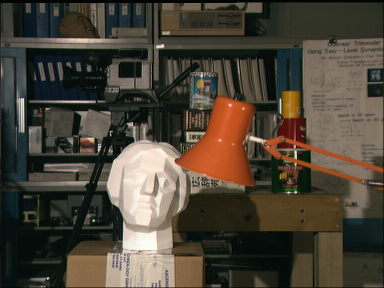
%> input picture images/tsukuba_right.png, 384 x 288 px
$ octave task1.m   (GNU Octave 9; MATLAB toolbox functions it lacks are replaced by stand-ins)
%> lines starting %> are read from the running program, lines starting %| are printed output that depends on the picture
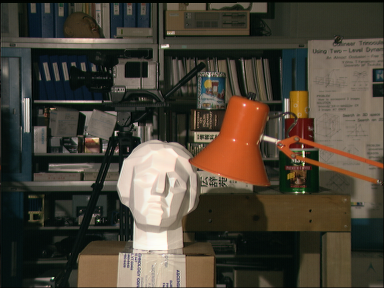
%> input picture images/tsukuba_left.png, 384 x 288 px
### src/cost_volume.m
function [ cost_volume_left, cost_volume_right] = cost_volume(left_image, right_image, max_disparity, window_size,smoothing_size)
%> called with max_disparity = 15, window_size = 3, smoothing_size = [3 5]
%COST_VOLUME FASTER calculate the cost_volume for a given pair of images,
%   Detailed explanation goes here

    [height, width, c ] = size(right_image);
%> height = 288; width = 384; c = 3
    disparities =  0:max_disparity ;

    % init cost volumes
    cost_volume_right = double(ones( height, width, max_disparity + 1 )) * 2/255;
    cost_volume_left = double(ones( height, width, max_disparity + 1 )) * 2/255 ;

    % calculate sums for windows per channel and per image:
    tmp_r_r = colfilt(right_image(:,:,1), [window_size window_size],'sliding', @sum );
    tmp_l_r = colfilt(left_image(:,:,1), [window_size window_size],'sliding', @sum );

    tmp_r_g = colfilt(right_image(:,:,2), [window_size window_size],'sliding', @sum );
    tmp_l_g = colfilt(left_image(:,:,2), [window_size window_size],'sliding', @sum );

    tmp_r_b = colfilt(right_image(:,:,3), [window_size window_size],'sliding', @sum );
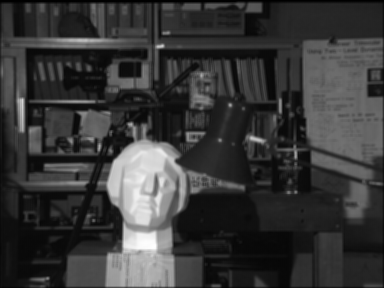
%> tmp_r_b: size 288x384 double; min 3, max 2228, mean 498.2; drawn with min black and max white
    tmp_l_b = colfilt(left_image(:,:,3), [window_size window_size],'sliding', @sum );
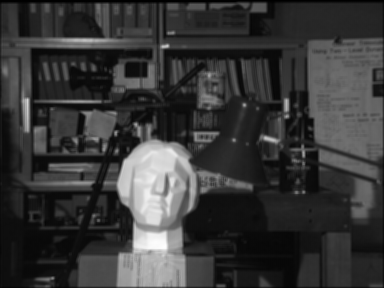
%> tmp_l_b: size 288x384 double; min 3, max 2235, mean 497.2; drawn with min black and max white

    %prepare average filter for smoothing
    avg_filter=fspecial('average',smoothing_size);

    for d = disparities

        %left_volume
         left =  ...
            abs(tmp_l_r - shift_right(tmp_r_r, d) ) +  ...
            abs(tmp_l_g - shift_right(tmp_r_g, d) ) +  ...
            abs(tmp_l_b - shift_right(tmp_r_b, d) );
        %apply smoothing
        cost_volume_left(:,:,d+1) = imfilter(left,avg_filter );


        %right_volume
        right = ...
            abs(tmp_r_r - shift_left(tmp_l_r, d) ) +  ...
            abs(tmp_r_g - shift_left(tmp_l_g, d) ) +  ...
            abs(tmp_r_b - shift_left(tmp_l_b, d) );
        %apply smoothing
        cost_volume_right(:,:,d+1) = imfilter(right,avg_filter);


    end
%> this loop made 16 passes
%> pass 1, in cost_volume, `left = abs(tmp_l_r - shift_right(tmp_r_r, d) ) + abs(tmp_l_g - shift_r..`:
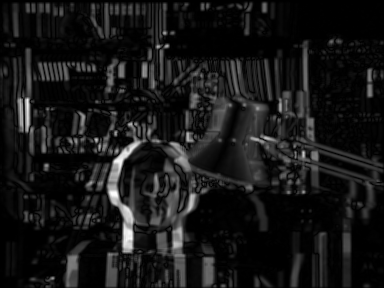
%> left: size 288x384 double; min 0, max 5439, mean 496.3; drawn with min black and max white


end

function A = shift_left(B, step)
    A = imtranslate(B, [-step 0],'FillValues',0);
end

function A = shift_right(B, step)
    A = imtranslate(B, [step 0],'FillValues',0);
end

### src/task1.m
clc();
clf();
clear;
close all;
disp("TASK 1");

right_image = double(imread('images/tsukuba_right.png')) ;
left_image = double(imread('images/tsukuba_left.png'));

window_size =3;
max_disparity = 15;


[ cost_volume_left, cost_volume_right] = cost_volume( left_image, right_image, max_disparity, window_size, [3 5]);


[min_l, ind_l] = min(cost_volume_left,[] ,3);
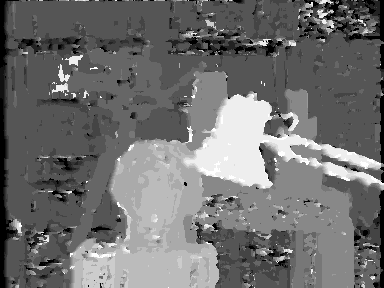
%> ind_l: size 288x384 double; min 1, max 16, mean 7.57; drawn with min black and max white
[min_r, ind_r] = min(cost_volume_right,[] ,3);
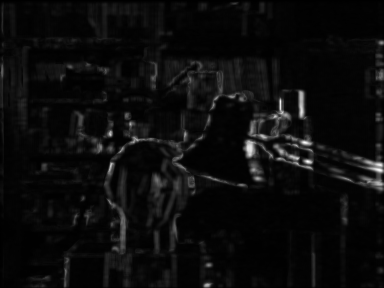
%> min_r: size 288x384 double; min 0.467, max 987.3, mean 49.1; drawn with min black and max white
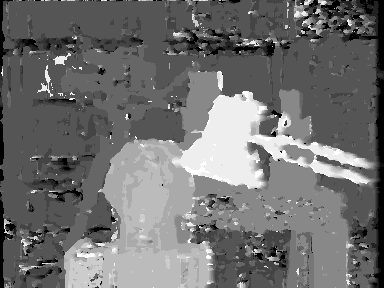
%> ind_r: size 288x384 double; min 1, max 16, mean 7.58; drawn with min black and max white
% average filter

%ind_l=imfilter(ind_l,C);
%ind_r=imfilter(ind_r,C);

figure()
imagesc(ind_l);
colormap('gray');
colorbar;


figure()
imagesc(ind_r)
colormap('gray');
colorbar;
